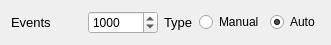
     <widget class="QWidget" name="layoutWidget">
      <property name="geometry">
       <rect>
        <x>10</x>
        <y>40</y>
        <width>331</width>
        <height>28</height>
       </rect>
      </property>
      <layout class="QGridLayout" name="gridLayout_17">
       <item row="0" column="0">
        <layout class="QHBoxLayout" name="horizontalLayout_20">
         <item>
          <widget class="QLabel" name="label_41">
           <property name="font">
            <font>
             <pointsize>10</pointsize>
            </font>
           </property>
           <property name="text">
            <string>Events</string>
           </property>
          </widget>
         </item>
         <item>
          <widget class="QSpinBox" name="evCalib">
           <property name="font">
            <font>
             <family>Arial</family>
             <pointsize>9</pointsize>
            </font>
           </property>
           <property name="maximum">
            <number>50000</number>
           </property>
           <property name="singleStep">
            <number>100</number>
           </property>
           <property name="value">
            <number>1000</number>
           </property>
          </widget>
         </item>
        </layout>
       </item>
       <item row="0" column="1">
        <layout class="QHBoxLayout" name="horizontalLayout_19">
         <item>
          <widget class="QLabel" name="label_40">
           <property name="font">
            <font>
             <pointsize>10</pointsize>
            </font>
           </property>
           <property name="text">
            <string>Type</string>
           </property>
          </widget>
         </item>
         <item>
          <widget class="QRadioButton" name="manCalib">
           <property name="font">
            <font>
             <pointsize>9</pointsize>
            </font>
           </property>
           <property name="text">
            <string>Manual</string>
           </property>
           <property name="checked">
            <bool>false</bool>
           </property>
          </widget>
         </item>
         <item>
          <widget class="QRadioButton" name="autoCalib">
           <property name="font">
            <font>
             <pointsize>9</pointsize>
            </font>
           </property>
           <property name="text">
            <string>Auto</string>
           </property>
           <property name="checked">
            <bool>true</bool>
           </property>
          </widget>
         </item>
        </layout>
       </item>
      </layout>
     </widget>
